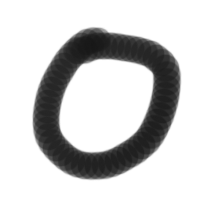
#> input picture 0.png, 200 x 200 px
$ jupyter execute --allow-errors Untitled2.ipynb   (shell and % lines are left out)   (older library calls are emulated)
#> lines starting #> are read from the running program, lines starting #| are printed output that depends on the picture
[cell 1]
from sklearn.datasets import make_regression
from sklearn.metrics import accuracy_score
import pandas as pd
import matplotlib.pyplot as plt
from sklearn.linear_model import LogisticRegression
from sklearn.metrics import r2_score
from sklearn.model_selection import train_test_split


X, y = make_regression(
    random_state = 3,
    n_features = 1,
    noise = 20,
    n_samples = 30
)

df = pd.DataFrame(X)

X_train, X_test, y_train, y_test = train_test_split(X, y, random_state=0)

#> (the rest of this cell did not finish here and is left out)

[cell 2]
import numpy as np
import matplotlib.pyplot as plt
from matplotlib.colors import ListedColormap
from sklearn.datasets import make_blobs
from sklearn.model_selection import train_test_split
from sklearn.linear_model import LogisticRegression
from sklearn.metrics import accuracy_score

#散布図分類の様子を描画する
def plot_boundary(model, X, Y, target, xlabel, ylabel):
#> called with target = array of shape (75,), xlabel = 'df[0]', ylabel = 'df[1]'
    cmap_dots = ListedColormap(["#1f77b4", "#ff7f0e","#2ca02c"])
    cmap_fills = ListedColormap(["#c6dcec", "#ffdec2", "#cae7ca"])
    plt.figure(figsize = (5,5))

    if model:
        XX, YY = np.meshgrid(
            np.linspace(X.min()-1, X.max()+1, 200),
            np.linspace(Y.min()-1, Y.max()+1,)
        )
        pred = model.predict(np.c_[XX.ravel(), YY.ravel()]).reshape(XX.shape)
        plt.pcolormesh(XX, YY, pred, cmap = cmap_fills, shading = "auto")
        plt.contour(XX, YY, pred, colors = "gray")
    plt.scatter(X, Y, c = target, cmap = cmap_dots)
    plt.xlabel(xlabel)
    plt.ylabel(ylabel)
    plt.show()
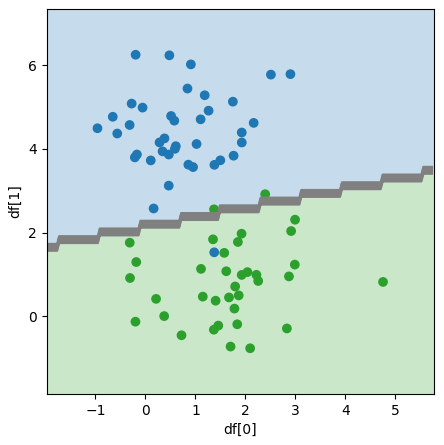
#> figure drawn by matplotlib, 1 panel


X, y = make_blobs(
    random_state = 0,
    n_features = 2,
    centers = 2,
    cluster_std = 1,
    n_samples = 300
)

X_train, X_test, y_train, y_test = train_test_split(X, y, random_state = 0)

model = LogisticRegression()
model.fit(X_train, y_train)

pred = model.predict(X_test)

score = accuracy_score(y_test, pred)
print("正解率", score*100, "%")

df = pd.DataFrame(X_test)

plot_boundary(model, df[0], df[1], y_test, "df[0]", "df[1]")

[cell 3]
import numpy as np
import matplotlib.pyplot as plt
from matplotlib.colors import ListedColormap
from sklearn.datasets import make_blobs
from sklearn.model_selection import train_test_split
from sklearn.linear_model import LogisticRegression
from sklearn.metrics import accuracy_score
import pandas as pd
from sklearn import svm

def plot_boundary(model, X, Y, target, xlabel, ylabel):
    cmap_dots = ListedColormap(["#1f77b4", "#ff7f0e","#2ca02c"])
    cmap_fills = ListedColormap(["#c6dcec", "#ffdec2", "#cae7ca"])
    plt.figure(figsize = (5,5))

    if model:
        XX, YY = np.meshgrid(
            np.linspace(X.min()-1, X.max()+1, 200),
            np.linspace(Y.min()-1, Y.max()+1,)
        )
        pred = model.predict(np.c_[XX.ravel(), YY.ravel()]).reshape(XX.shape)
        plt.pcolormesh(XX, YY, pred, cmap = cmap_fills, shading = "auto")
        plt.contour(XX, YY, pred, colors = "gray")
    plt.scatter(X, Y, c = target, cmap = cmap_dots)

#ランダム番号4、特徴量は2つ、塊数は3、ばらつき2、500個のデータセット作成
X, y = make_blobs(
    random_state = 4,
    n_features = 2,
    centers = 3,
    cluster_std = 2,
    n_samples = 500
)
X_train, X_test, y_train, y_test = train_test_split(X, y, random_state = 0)

model = svm.SVC(kernel = "rbf", gamma = "scale")
model.fit(X_train, y_train)
pred = model.predict(X_test)
score = accuracy_score(y_test, pred)
print("正解率は", score*100,"%")

df = pd.DataFrame(X_test)
plot_boundary(model, df[0], df[1], y_test, "df[0]", "df[1]")
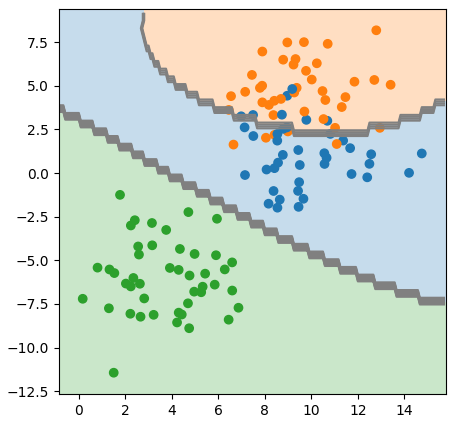
#> figure drawn by matplotlib, 1 panel

[cell 4]
import numpy as np
import matplotlib.pyplot as plt
from matplotlib.colors import ListedColormap
from sklearn.datasets import make_blobs
from sklearn.model_selection import train_test_split
from sklearn.linear_model import LogisticRegression
from sklearn.metrics import accuracy_score
import pandas as pd
from sklearn.neighbors import KNeighborsClassifier

def plot_boundary(model, X, Y, target, xlabel, ylabel):
    cmap_dots = ListedColormap(["#1f77b4", "#ff7f0e","#2ca02c"])
    cmap_fills = ListedColormap(["#c6dcec", "#ffdec2", "#cae7ca"])
    plt.figure(figsize = (5,5))

    if model:
        XX, YY = np.meshgrid(
            np.linspace(X.min()-1, X.max()+1, 200),
            np.linspace(Y.min()-1, Y.max()+1,)
        )
        pred = model.predict(np.c_[XX.ravel(), YY.ravel()]).reshape(XX.shape)
        plt.pcolormesh(XX, YY, pred, cmap = cmap_fills, shading = "auto")
        plt.contour(XX, YY, pred, colors = "gray")
    plt.scatter(X, Y, c = target, cmap = cmap_dots)

X, y = make_blobs(
    random_state = 0,
    n_features = 2,
    centers = 3,
    cluster_std = 0.6,
    n_samples = 200
)

X_train, X_test, y_train, y_test = train_test_split(X, y, random_state = 0)

model = KNeighborsClassifier()
model.fit(X_train, y_train)

pred = model.predict(X_test)
score = accuracy_score(y_test, pred)
print("正解率は",score*100,"%")

#> (the rest of this cell did not finish here and is left out)

[cell 5]
import numpy as np
import matplotlib.pyplot as plt
from matplotlib.colors import ListedColormap
from sklearn.datasets import make_blobs
from sklearn.model_selection import train_test_split
from sklearn.linear_model import LogisticRegression
from sklearn.metrics import accuracy_score
import pandas as pd
from sklearn.cluster import KMeans


def plot_boundary(model, X, Y, target, xlabel, ylabel):
    cmap_dots = ListedColormap(["#1f77b4", "#ff7f0e","#2ca02c"])
    cmap_fills = ListedColormap(["#c6dcec", "#ffdec2", "#cae7ca"])
    plt.figure(figsize = (5,5))

    if model:
        XX, YY = np.meshgrid(
            np.linspace(X.min()-1, X.max()+1, 200),
            np.linspace(Y.min()-1, Y.max()+1,)
        )
        pred = model.predict(np.c_[XX.ravel(), YY.ravel()]).reshape(XX.shape)
        plt.pcolormesh(XX, YY, pred, cmap = cmap_fills, shading = "auto")
        plt.contour(XX, YY, pred, colors = "gray")
    plt.scatter(X, Y, c = target, cmap = cmap_dots)

X, y = make_blobs(
    random_state = 0,
    n_features = 2,
    centers = 3,
    cluster_std = 0.6,
    n_samples = 200
)

model = KMeans(n_clusters = 3)
model.fit(X)

df = pd.DataFrame(X)
plot_boundary(model,df[0],df[1],y,"df[0]", "df[1]")
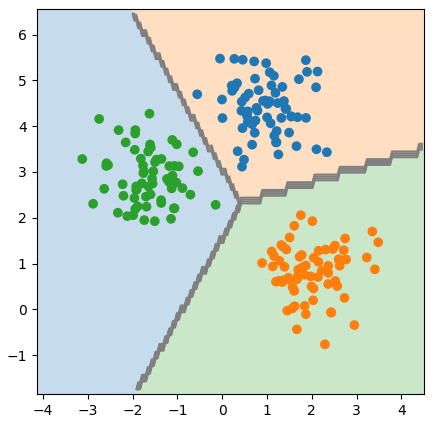
#> figure drawn by matplotlib, 1 panel

[cell 6]
import numpy as np
import pandas as pd
from sklearn.datasets import load_digits
from sklearn.model_selection import train_test_split
from sklearn import svm
from sklearn.metrics import accuracy_score
from PIL import Image

digits = load_digits()

image = Image.open("0.png").convert("L")
image = image.resize((8,8), Image.ANTIALIAS)
img = np.asarray(image, dtype = float)
img = 16 - np.floor(17 * img / 256)
img = img.flatten()
#> img = 64 values, max 13 at index 38, min 0 at index 0, mean 3.61

plt.imshow(image, cmap = "gray")
plt.show()
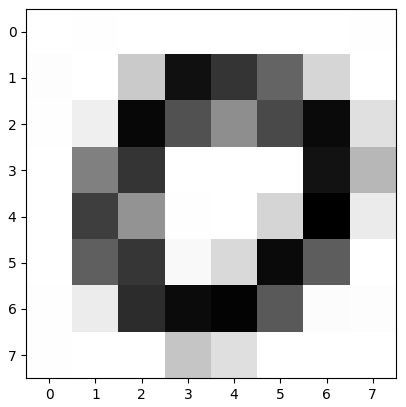
#> figure drawn by matplotlib, 1 panel


X = digits.data
y = digits.target

X_train, X_test, y_train, y_test = train_test_split(X, y, random_state = 0)

model = svm.SVC(kernel="rbf", gamma = 0.001)
model.fit(X_train, y_train)

pred = model.predict([img])
#> pred = [0]

print("予測=",pred)
#| 予測= [0]

$ run again, with 1.png copied over 0.png
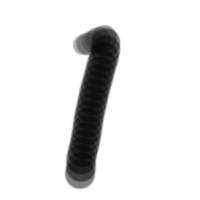
#> input picture 1.png, 200 x 200 px
#> img = 64 values, max 14 at index 35, min 0 at index 0, mean 1.78
#> `plt.show()`:
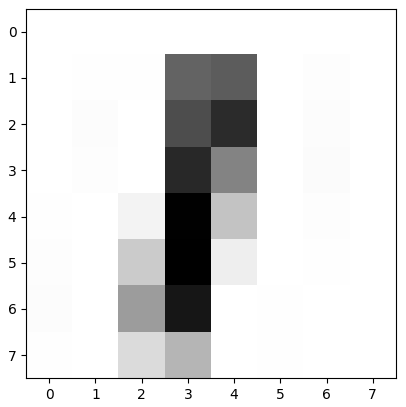
#> figure drawn by matplotlib, 1 panel
#> pred = [1]
#| 予測= [1]

$ run again, with 2.png copied over 0.png
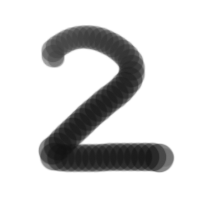
#> input picture 2.png, 200 x 200 px
#> img = 64 values, max 15 at index 42, min 0 at index 0, mean 2.94
#> `plt.show()`:
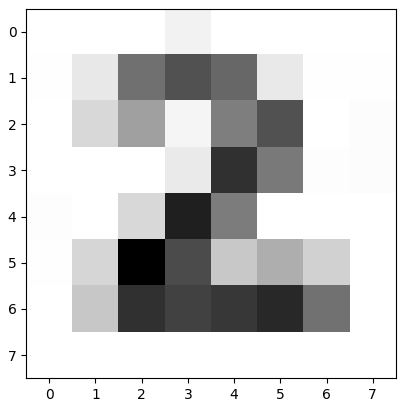
#> figure drawn by matplotlib, 1 panel
#> pred = [2]
#| 予測= [2]

$ run again, with 3.png copied over 0.png
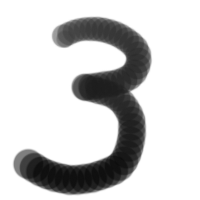
#> input picture 3.png, 200 x 200 px
#> img = 64 values, max 16 at index 28, min 0 at index 0, mean 3.31
#> `plt.show()`:
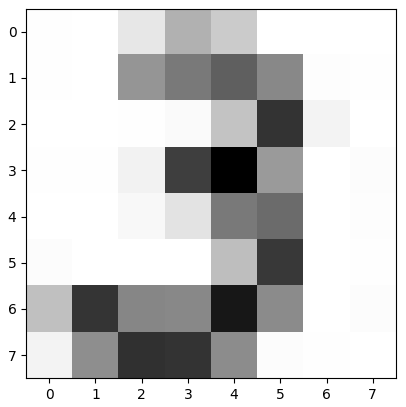
#> figure drawn by matplotlib, 1 panel
#> pred = [3]
#| 予測= [3]
